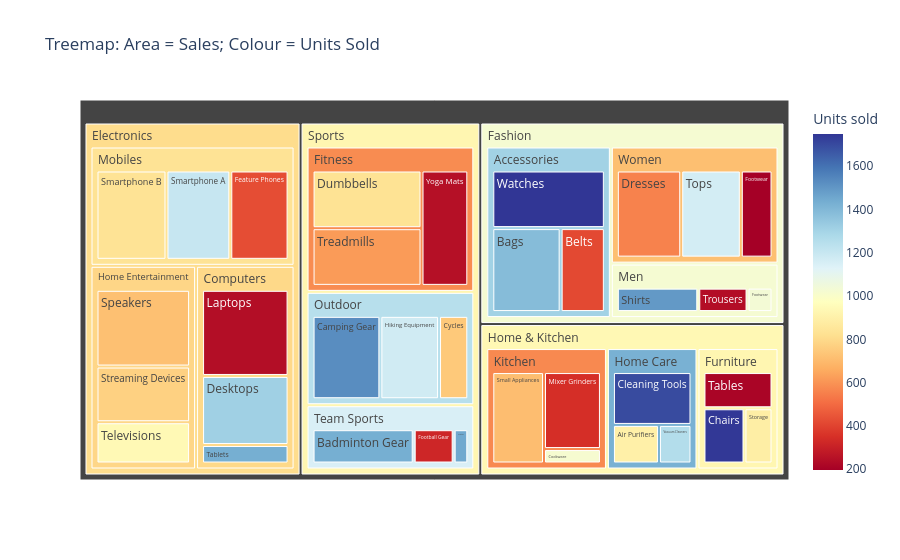

The notebook cell saved with this chart:
### Markdown cell above
### Tweak 2: Colour by a different variable

Rectangle size can show sales while colour shows units sold. This allows two measures to be viewed together.

Be careful: colour and area now mean different things. Explain the colour scale in the chart.

### Code cell
fig = px.treemap(
    df,
    path=["Category", "Subcategory", "Product"],
    values="Sales_Lakh",       # area = sales
    color="Units_Sold",        # colour = units sold
    color_continuous_scale="RdYlBu",
    title="Treemap: Area = Sales; Colour = Units Sold"
)
fig.update_layout(coloraxis_colorbar_title="Units sold")
fig.show()

### Figure 1 — Plotly figure (JSON) as saved in the notebook; plotly's stock layout.template omitted (floating-point values rounded to 4 significant figures)
{"data": [{"branchvalues": "total", "customdata": [[1205.0], [834.0], [426.0], [241.0], [1314.0], [1432.0], [940.0], [717.0], [772.0], [1495.0], [238.0], [1033.0], [556.0], [1166.0], [196.0], [1749.0], [1387.0], [414.0], [1020.0], [345.0], [710.0], [1744.0], [211.0], [887.0], [1260.0], [898.0], [1697.0], [831.0], [247.0], [617.0], [1527.0], [746.0], [1175.0], [320.0], [1450.0], [1433.0], [833.5], [794.4], [787.6], [1023.0], [716.2], [1308.0], [574.6], [926.7], [1423.0], [580.7], [1248.0], [1149.0], [806.6], [1024.0], [935.2], [927.9]], "domain": {"x": [0, 1], "y": [0, 1]}, "hovertemplate": "labels=%{label}<br>Sales_Lakh=%{value}<br>parent=%{parent}<br>id=%{id}<br>Units_Sold=%{color}<extra></extra>", "ids": ["Electronics/Mobiles/Smartphone A", "Electronics/Mobiles/Smartphone B", "Electronics/Mobiles/Feature Phones", "Electronics/Computers/Laptops", "Electronics/Computers/Desktops", "Electronics/Computers/Tablets", "Electronics/Home Entertainment/Televisions", "Electronics/Home Entertainment/Speakers", "Electronics/Home Entertainment/Streaming Devices", "Fashion/Men/Shirts", "Fashion/Men/Trousers", "Fashion/Men/Footwear", "Fashion/Women/Dresses", "Fashion/Women/Tops", "Fashion/Women/Footwear", "Fashion/Accessories/Watches", "Fashion/Accessories/Bags", "Fashion/Accessories/Belts", "Home & Kitchen/Kitchen/Cookware", "Home & Kitchen/Kitchen/Mixer Grinders", "Home & Kitchen/Kitchen/Small Appliances", "Home & Kitchen/Furniture/Chairs", "Home & Kitchen/Furniture/Tables", "Home & Kitchen/Furniture/Storage", "Home & Kitchen/Home Care/Vacuum Cleaners", "Home & Kitchen/Home Care/Air Purifiers", "Home & Kitchen/Home Care/Cleaning Tools", "Sports/Fitness/Dumbbells", "Sports/Fitness/Yoga Mats", "Sports/Fitness/Treadmills", "Sports/Outdoor/Camping Gear", "Sports/Outdoor/Cycles", "Sports/Outdoor/Hiking Equipment", "Sports/Team Sports/Football Gear", "Sports/Team Sports/Cricket Gear", "Sports/Team Sports/Badminton Gear", "Electronics/Mobiles", "Electronics/Computers", "Electronics/Home Entertainment", "Fashion/Men", "Fashion/Women", "Fashion/Accessories", "Home & Kitchen/Kitchen", "Home & Kitchen/Furniture", "Home & Kitchen/Home Care", "Sports/Fitness", "Sports/Outdoor", "Sports/Team Sports", "Electronics", "Fashion", "Home & Kitchen", "Sports"], "labels": ["Smartphone A", "Smartphone B", "Feature Phones", "Laptops", "Desktops", "Tablets", "Televisions", "Speakers", "Streaming Devices", "Shirts", "Trousers", "Footwear", "Dresses", "Tops", "Footwear", "Watches", "Bags", "Belts", "Cookware", "Mixer Grinders", "Small Appliances", "Chairs", "Tables", "Storage", "Vacuum Cleaners", "Air Purifiers", "Cleaning Tools", "Dumbbells", "Yoga Mats", "Treadmills", "Camping Gear", "Cycles", "Hiking Equipment", "Football Gear", "Cricket Gear", "Badminton Gear", "Mobiles", "Computers", "Home Entertainment", "Men", "Women", "Accessories", "Kitchen", "Furniture", "Home Care", "Fitness", "Outdoor", "Team Sports", "Electronics", "Fashion", "Home & Kitchen", "Sports"], "marker": {"coloraxis": "coloraxis", "colors": [1205.0, 834.0, 426.0, 241.0, 1314.0, 1432.0, 940.0, 717.0, 772.0, 1495.0, 238.0, 1033.0, 556.0, 1166.0, 196.0, 1749.0, 1387.0, 414.0, 1020.0, 345.0, 710.0, 1744.0, 211.0, 887.0, 1260.0, 898.0, 1697.0, 831.0, 247.0, 617.0, 1527.0, 746.0, 1175.0, 320.0, 1450.0, 1433.0, 833.5, 794.4, 787.6, 1023.0, 716.2, 1308.0, 574.6, 926.7, 1423.0, 580.7, 1248.0, 1149.0, 806.6, 1024.0, 935.2, 927.9]}, "name": "", "parents": ["Electronics/Mobiles", "Electronics/Mobiles", "Electronics/Mobiles", "Electronics/Computers", "Electronics/Computers", "Electronics/Computers", "Electronics/Home Entertainment", "Electronics/Home Entertainment", "Electronics/Home Entertainment", "Fashion/Men", "Fashion/Men", "Fashion/Men", "Fashion/Women", "Fashion/Women", "Fashion/Women", "Fashion/Accessories", "Fashion/Accessories", "Fashion/Accessories", "Home & Kitchen/Kitchen", "Home & Kitchen/Kitchen", "Home & Kitchen/Kitchen", "Home & Kitchen/Furniture", "Home & Kitchen/Furniture", "Home & Kitchen/Furniture", "Home & Kitchen/Home Care", "Home & Kitchen/Home Care", "Home & Kitchen/Home Care", "Sports/Fitness", "Sports/Fitness", "Sports/Fitness", "Sports/Outdoor", "Sports/Outdoor", "Sports/Outdoor", "Sports/Team Sports", "Sports/Team Sports", "Sports/Team Sports", "Electronics", "Electronics", "Electronics", "Fashion", "Fashion", "Fashion", "Home & Kitchen", "Home & Kitchen", "Home & Kitchen", "Sports", "Sports", "Sports", "", "", "", ""], "type": "treemap", "values": [67.59, 74.11, 61.7, 83.12, 66.61, 17.86, 42.68, 79.36, 57.58, 42.14, 25.5, 12.91, 71.73, 66.37, 35.3, 76.77, 67.94, 43.94, 11.37, 60.59, 65.35, 33.09, 36.53, 22.59, 18.0, 25.47, 59.58, 72.12, 61.92, 72.08, 69.97, 30.2, 60.55, 23.39, 8.57, 59.19, 203.4, 167.6, 179.6, 80.55, 173.4, 188.6, 137.3, 92.21, 103.0, 206.1, 160.7, 91.15, 550.6, 442.6, 332.6, 458.0]}], "layout": {"coloraxis": {"autocolorscale": false, "colorbar": {"title": {"text": "Units sold"}}, "colorscale": [[0, "rgb(165,0,38)"], [0.1, "rgb(215,48,39)"], [0.2, "rgb(244,109,67)"], [0.3, "rgb(253,174,97)"], [0.4, "rgb(254,224,144)"], [0.5, "rgb(255,255,191)"], [0.6, "rgb(224,243,248)"], [0.7, "rgb(171,217,233)"], [0.8, "rgb(116,173,209)"], [0.9, "rgb(69,117,180)"], [1, "rgb(49,54,149)"]]}, "legend": {"tracegroupgap": 0}, "title": {"text": "Treemap: Area = Sales; Colour = Units Sold"}}}
